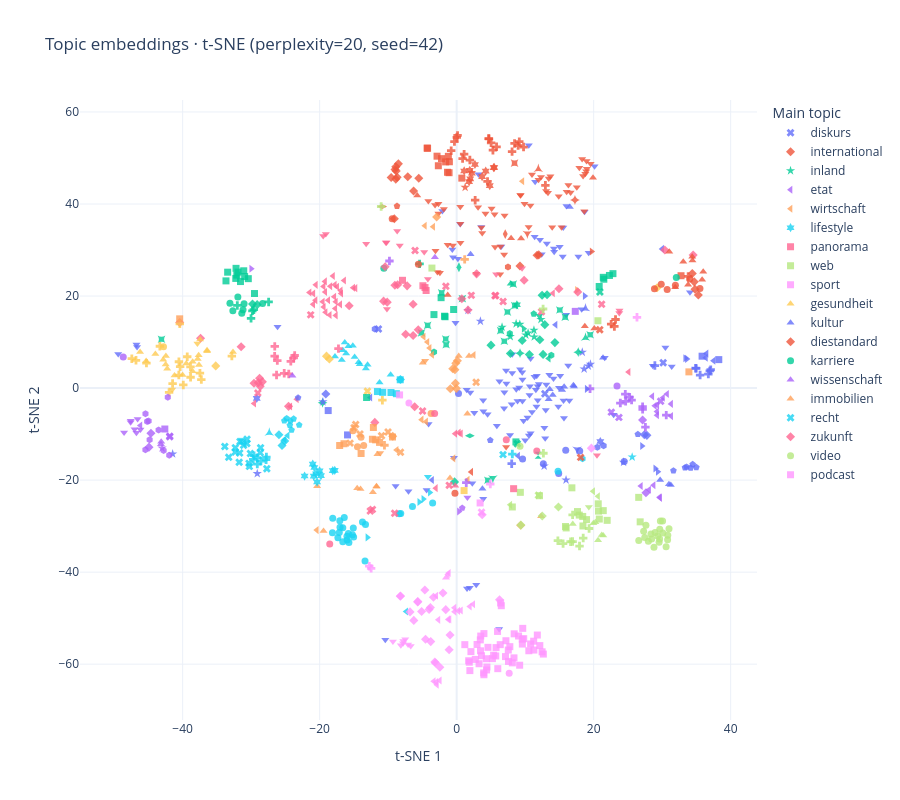

The notebook cell this image was saved under:
### Markdown cell above
## 3. Plot and save

Color represents `Topic_1`; marker shape distinguishes `Topic_2` labels within each main topic. Shapes are assigned alphabetically within each `Topic_1` and reused across main topics. The legend shows only main topics; clicking one toggles all its subtopics; hover shows the full topic path.

Output:

- `output/html/topic_embeddings_tsne_shapes.html`: interactive plot that can be opened in a browser.

### Code cell
# Reuse the shape palette across main topics, with a distinct shape for
# every Topic_2 label within a given Topic_1. Sort labels for stable assignment.
marker_symbols = [
    "circle", "square", "diamond", "cross", "x",
    "triangle-up", "triangle-down", "triangle-left", "triangle-right",
    "pentagon", "hexagon", "star", "hexagram", "star-triangle-up",
    "star-triangle-down", "star-square", "star-diamond", "diamond-tall",
    "diamond-wide", "hourglass", "bowtie", "circle-cross", "circle-x",
    "square-cross", "square-x", "diamond-cross", "diamond-x",
]
topic2_symbols = {}
for topic1, group in projection_df.groupby("Topic_1", sort=False):
    topic2_labels = sorted(group["Topic_2"].unique())
    if len(topic2_labels) > len(marker_symbols):
        raise ValueError(f"Add more marker symbols for {topic1}: {len(topic2_labels)} Topic_2 labels")
    topic2_symbols[topic1] = dict(zip(topic2_labels, marker_symbols))

fig = px.scatter(
    projection_df,
    x="TSNE_1", y="TSNE_2", color="Topic_1", symbol="Topic_2",
    custom_data=["Topic_1", "Topic_2"],
    render_mode="svg",
    hover_name="Topic_path",
    hover_data={"Topic_Id": False, "Topic_1": False, "Topic_2": False, "TSNE_1": False, "TSNE_2": False},
    title=f"Topic embeddings · t-SNE (perplexity={PERPLEXITY}, seed={RANDOM_STATE})",
    labels={"Topic_1": "Main topic", "Topic_2": "Subtopic", "TSNE_1": "t-SNE 1", "TSNE_2": "t-SNE 2"},
    template="plotly_white",
    height=800,
)
# Each trace contains one (Topic_1, Topic_2) pair.
# Show one legend entry per main topic; clicking it toggles all its subtopics.
seen_topic1 = set()
for trace in fig.data:
    topic1, topic2 = trace.customdata[0][:2]
    trace.marker.symbol = topic2_symbols[topic1][topic2]
    trace.name = topic1
    trace.legendgroup = topic1
    trace.showlegend = topic1 not in seen_topic1
    seen_topic1.add(topic1)
fig.update_traces(marker=dict(size=7, opacity=0.8))
fig.update_layout(legend_title_text="Main topic", legend_groupclick="togglegroup")
PLOT_DIR.mkdir(parents=True, exist_ok=True)
# projection_df.to_csv(DATA_DIR / "topic_embeddings_tsne.csv", index=False)
fig.write_html(PLOT_DIR / "topic_embeddings_tsne_shapes.html", include_plotlyjs=True)
fig.show()
